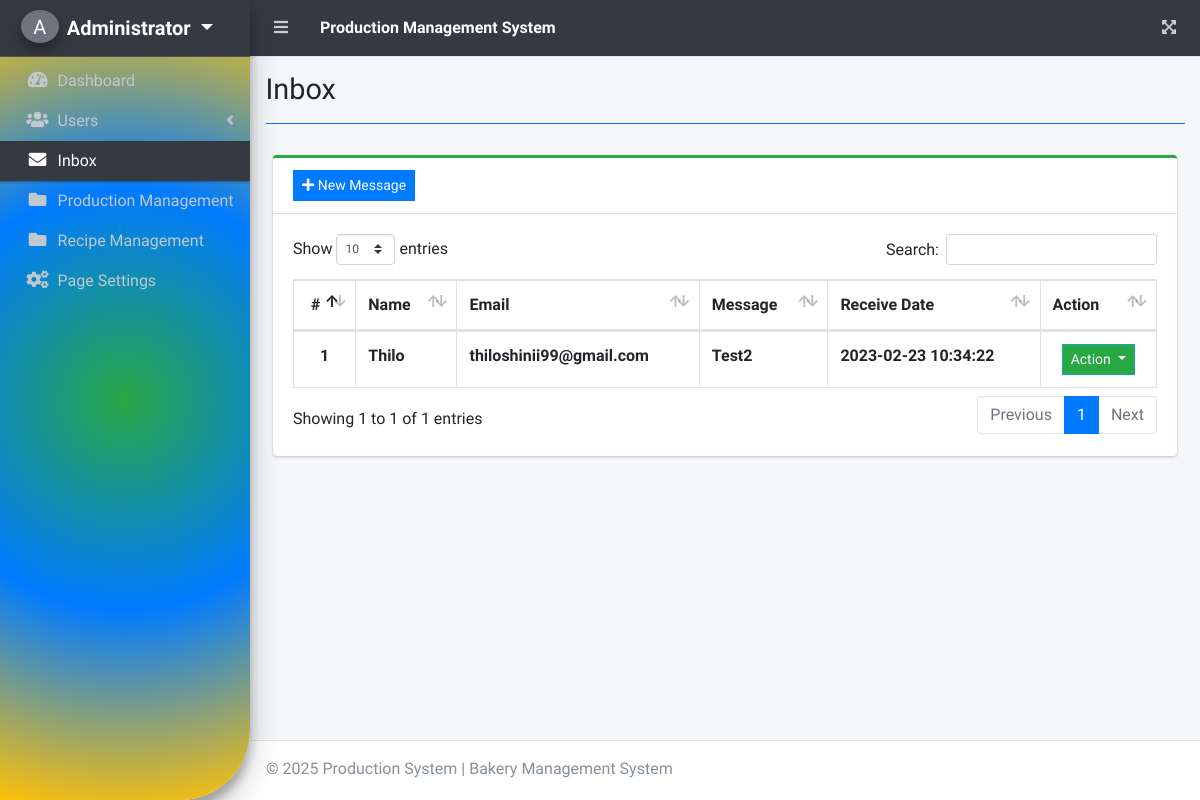
The app's page /index.php?page=inbox (signed in) with its own data.
### tables this page shows
CREATE TABLE `contact` (
  `ID` int(11) NOT NULL,
  `Name` varchar(255) NOT NULL,
  `Email` varchar(255) NOT NULL,
  `Message` varchar(2555) NOT NULL,
  `created_at` timestamp NOT NULL DEFAULT current_timestamp()
);

### inbox.php (the view, shortened to what this page needs)
<?php include'db_connect.php' ?>
<div class="col-lg-12">
	<div class="card card-outline card-success">
		<div class="card-header">
		<a class="btn  btn-sm btn-primary btn-flat " href="./index.php?page=new_message"><i class="fa fa-plus"></i> New Message</a>
		</div>
		<div class="card-body">
			<table class="table tabe-hover table-bordered" id="list">
				<thead>
					<tr>
						<th class="text-center">#</th>
						<th>Name</th>
						<th>Email</th>
						<th>Message</th>
                        <th>Receive Date</th>
						<th>Action</th>
					</tr>
				</thead>
				<tbody>
					<?php
					$i = 1;
					$qry = $conn->query("SELECT * FROM contact");
					while($row= $qry->fetch_assoc()):
					?>
					<tr>
						<th class="text-center"><?php echo $i++ ?></th>
						<td><b><?php echo $row['Name'] ?></b></td>
						<td><b><?php echo $row['Email'] ?></b></td>
						<td><b><?php echo $row['Message']?></b></td>
                        <td><b><?php echo $row['created_at']?></b></td>
						<td class="text-center">
							<button type="button" class="btn btn-success btn-sm btn-flat border-info wave-effect dropdown-toggle" data-toggle="dropdown" aria-expanded="true">
		                      Action
		                    </button>
						</td>
					</tr>
				<?php endwhile; ?>
				</tbody>
			</table>
		</div>
	</div>
</div>

### records on screen
contact: Name "Thilo", Email "thiloshinii99@gmail.com", Message "Test2", created_at "2023-02-23 10:34:22"

### other values on screen
substr($_SESSION['login_fullname'], 0,1) "A"
$_SESSION['login_fullname'] "Administrator"
$title "Inbox"
